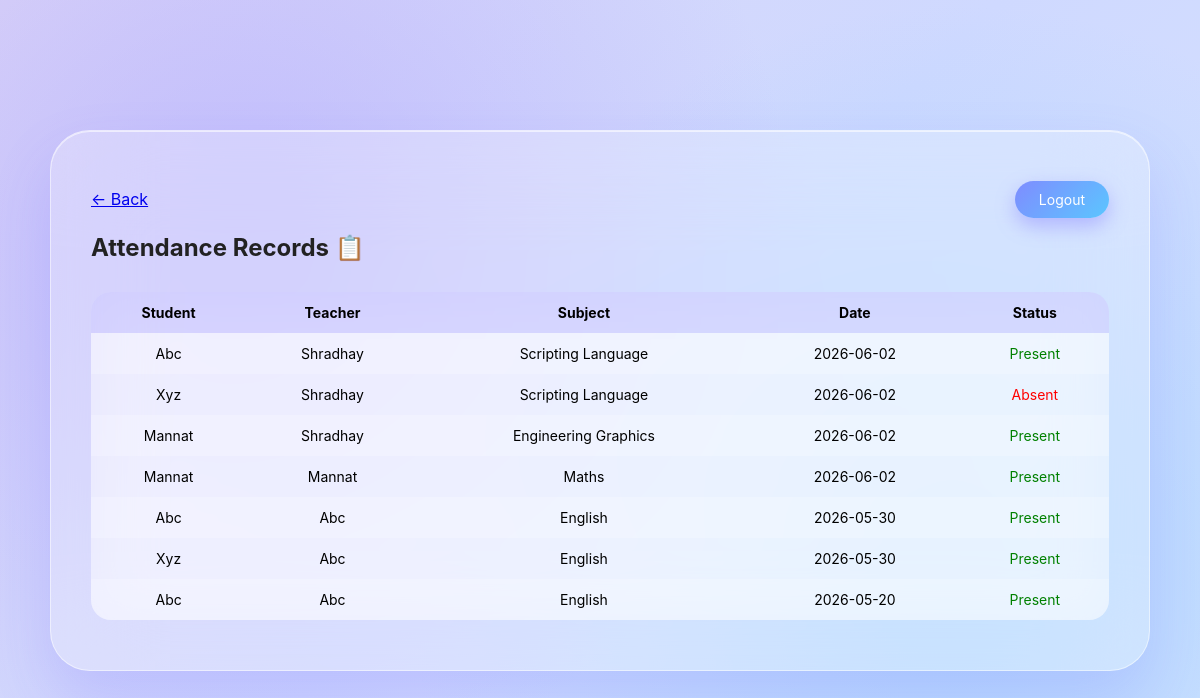
The app's page /view_attendance.php (signed in) with its own data.
### tables this page shows
CREATE TABLE `attendance` (
  `id` int NOT NULL AUTO_INCREMENT,
  `student_id` int NOT NULL,
  `teacher_id` int NOT NULL,
  `principal_id` int NOT NULL,
  `subject_id` int NOT NULL,
  `attendance_date` date NOT NULL,
  `status` enum('Present','Absent') DEFAULT NULL,
  `created_at` timestamp NULL DEFAULT CURRENT_TIMESTAMP,
  `university_id` int DEFAULT NULL,
  PRIMARY KEY (`id`),
  KEY `student_id` (`student_id`),
  KEY `teacher_id` (`teacher_id`),
  KEY `principal_id` (`principal_id`),
  KEY `subject_id` (`subject_id`),
  CONSTRAINT `attendance_ibfk_1` FOREIGN KEY (`student_id`) REFERENCES `students` (`id`) ON DELETE CASCADE,
  CONSTRAINT `attendance_ibfk_2` FOREIGN KEY (`teacher_id`) REFERENCES `teachers` (`id`) ON DELETE CASCADE,
  CONSTRAINT `attendance_ibfk_3` FOREIGN KEY (`principal_id`) REFERENCES `principal` (`id`) ON DELETE CASCADE,
  CONSTRAINT `attendance_ibfk_4` FOREIGN KEY (`subject_id`) REFERENCES `subjects` (`id`) ON DELETE CASCADE
);

CREATE TABLE `students` (
  `id` int NOT NULL AUTO_INCREMENT,
  `principal_id` int NOT NULL,
  `teacher_id` int NOT NULL,
  `name` varchar(150) NOT NULL,
  `password` varchar(255) NOT NULL,
  `created_at` timestamp NULL DEFAULT CURRENT_TIMESTAMP,
  `roll_no` varchar(100) DEFAULT NULL,
  `branch_id` int NOT NULL,
  `class_id` int NOT NULL,
  `university_id` int DEFAULT NULL,
  PRIMARY KEY (`id`),
  UNIQUE KEY `unique_roll` (`roll_no`,`branch_id`,`class_id`),
  KEY `principal_id` (`principal_id`),
  KEY `teacher_id` (`teacher_id`),
  KEY `fk_students_class` (`class_id`),
  CONSTRAINT `fk_students_class` FOREIGN KEY (`class_id`) REFERENCES `classes` (`id`) ON DELETE CASCADE,
  CONSTRAINT `students_ibfk_1` FOREIGN KEY (`principal_id`) REFERENCES `principal` (`id`) ON DELETE CASCADE,
  CONSTRAINT `students_ibfk_2` FOREIGN KEY (`teacher_id`) REFERENCES `teachers` (`id`) ON DELETE CASCADE
);

CREATE TABLE `teachers` (
  `id` int NOT NULL AUTO_INCREMENT,
  `principal_id` int NOT NULL,
  `name` varchar(150) NOT NULL,
  `email` varchar(150) NOT NULL,
  `password` varchar(255) NOT NULL,
  `qualification` varchar(150) DEFAULT NULL,
  `salary` decimal(10,2) DEFAULT '0.00',
  `created_at` timestamp NULL DEFAULT CURRENT_TIMESTAMP,
  `address` varchar(255) DEFAULT NULL,
  `identity_number` varchar(100) DEFAULT NULL,
  `is_active` tinyint(1) DEFAULT '1',
  `university_id` int DEFAULT NULL,
  `branch_id` int DEFAULT NULL,
  PRIMARY KEY (`id`),
  UNIQUE KEY `email` (`email`),
  KEY `principal_id` (`principal_id`),
  CONSTRAINT `teachers_ibfk_1` FOREIGN KEY (`principal_id`) REFERENCES `principal` (`id`) ON DELETE CASCADE
);

CREATE TABLE `subjects` (
  `id` int NOT NULL AUTO_INCREMENT,
  `teacher_id` int NOT NULL,
  `principal_id` int NOT NULL,
  `subject_name` varchar(150) NOT NULL,
  `created_at` timestamp NULL DEFAULT CURRENT_TIMESTAMP,
  `class_id` int DEFAULT NULL,
  PRIMARY KEY (`id`),
  KEY `teacher_id` (`teacher_id`),
  KEY `principal_id` (`principal_id`),
  CONSTRAINT `subjects_ibfk_1` FOREIGN KEY (`teacher_id`) REFERENCES `teachers` (`id`) ON DELETE CASCADE,
  CONSTRAINT `subjects_ibfk_2` FOREIGN KEY (`principal_id`) REFERENCES `principal` (`id`) ON DELETE CASCADE
);

### view_attendance.php (the view, shortened to what this page needs)
<?php
include("db.php");
$principal_id = $_SESSION['principal_id'];
$query = "
SELECT
    attendance.id,
    students.name AS student_name,
    teachers.name AS teacher_name,
    subjects.subject_name,
    attendance.attendance_date,
    attendance.status
FROM attendance
JOIN students ON attendance.student_id = students.id
JOIN teachers ON attendance.teacher_id = teachers.id
JOIN subjects ON attendance.subject_id = subjects.id
WHERE attendance.principal_id = '$principal_id'
ORDER BY attendance.attendance_date DESC
";
$result = mysqli_query($conn, $query);
?>
<!DOCTYPE html>
<html>
<head>
<link rel="stylesheet" href="style.css">
</head>
<body>
<div class="glass">
<div style="display:flex; justify-content:space-between; align-items:center;">
    <a href="principal_dashboard.php" class="back-link">← Back</a>
    <a href="logout.php" class="btn">Logout</a>
</div>
<h2 style="margin-top:15px;">Attendance Records 📋</h2>
<table style="margin-top:30px;">
    <tr>
        <th>Student</th>
        <th>Teacher</th>
        <th>Subject</th>
        <th>Date</th>
        <th>Status</th>
    </tr>
    <?php
    if($result && mysqli_num_rows($result) > 0){
        while($row = mysqli_fetch_assoc($result)){
    ?>
        <tr>
            <td><?php echo $row['student_name']; ?></td>
            <td><?php echo $row['teacher_name']; ?></td>
            <td><?php echo $row['subject_name']; ?></td>
            <td><?php echo $row['attendance_date']; ?></td>
            <td>
                <?php
                    if($row['status'] == "Present"){
                        echo "<span style='color:green;'>Present</span>";
                    } else {
                        echo "<span style='color:red;'>Absent</span>";
                    }
                ?>
            </td>
        </tr>
    <?php
        }
    } else {
        echo "<tr><td colspan='5'>No Attendance Records Found</td></tr>";
    }
    ?>
</table>
</div>
</body>
</html>

### style.css (style rules this page uses)
* { margin:0; padding:0; box-sizing:border-box; font-family:-apple-system, BlinkMacSystemFont, "Segoe UI", sans-serif; }
body { min-height:100vh; display:flex; justify-content:center; align-items:center; background: radial-gradient(circle at 20% 30%, rgba(170,160,255,0.5), transparent 50%), radial-gradient(circle at 80% 70%, rgba(120,200,255,0.4), transparent 50%), linear-gradient(135deg,#dcd6f7,#cfd9ff,#d7e3ff); padding:20px; }
.glass { width:100%; max-width:1100px; padding:50px 40px; border-radius:40px; background:rgba(255,255,255,0.28); backdrop-filter:blur(50px); -webkit-backdrop-filter:blur(50px); border:1px solid rgba(255,255,255,0.5); box-shadow: 0 30px 60px rgba(120,110,255,0.2), inset 0 1px 0 rgba(255,255,255,0.6); }
h1, h2, h3 { color:#222; margin-bottom:20px; }
.btn { display:inline-block; padding:10px 24px; border-radius:25px; background:linear-gradient(135deg,#7f8cff,#5bc6ff); color:white; text-decoration:none; font-size:14px; border:none; cursor:pointer; transition:0.3s ease; box-shadow:0 8px 20px rgba(120,110,255,0.4); }
table { width:100%; border-collapse:collapse; margin-top:20px; background:rgba(255,255,255,0.4); backdrop-filter:blur(25px); border-radius:20px; overflow:hidden; }
th, td { padding:12px; text-align:center; font-size:14px; }
th { background:rgba(120,110,255,0.2); }
tr:nth-child(even) { background:rgba(255,255,255,0.2); }

### records on screen
attendance: student.name "Abc", teacher.name "Shradhay", subject.subject_name "Scripting Language", attendance_date "2026-06-02", status "Present"
attendance: student.name "Xyz", teacher.name "Shradhay", subject.subject_name "Scripting Language", attendance_date "2026-06-02", status "Absent"
attendance: student.name "Mannat", teacher.name "Shradhay", subject.subject_name "Engineering Graphics", attendance_date "2026-06-02", status "Present"
attendance: student.name "Mannat", teacher.name "Mannat", subject.subject_name "Maths", attendance_date "2026-06-02", status "Present"
attendance: student.name "Abc", teacher.name "Abc", subject.subject_name "English", attendance_date "2026-05-30", status "Present"
attendance: student.name "Xyz", teacher.name "Abc", subject.subject_name "English", attendance_date "2026-05-30", status "Present"
attendance: student.name "Abc", teacher.name "Abc", subject.subject_name "English", attendance_date "2026-05-20", status "Present"
